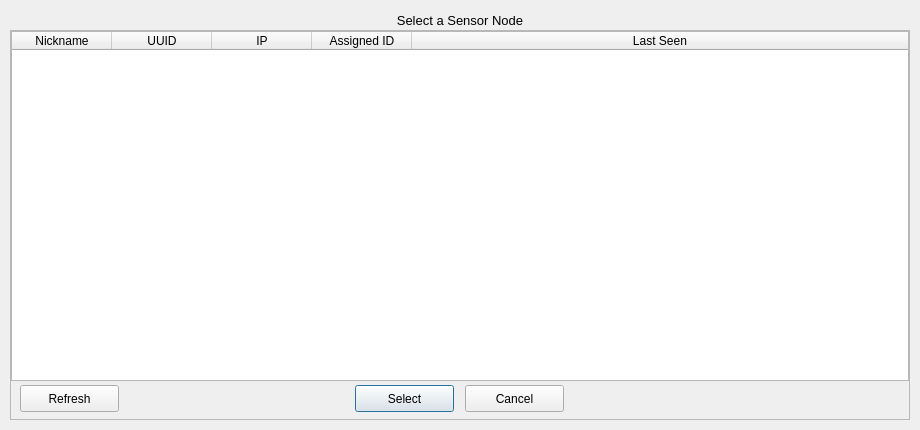
<?xml version="1.0" encoding="UTF-8"?>
<ui version="4.0">
 <class>NodeSelect</class>
 <widget class="QDialog" name="NodeSelect">
  <property name="windowModality">
   <enum>Qt::ApplicationModal</enum>
  </property>
  <property name="geometry">
   <rect>
    <x>0</x>
    <y>0</y>
    <width>920</width>
    <height>430</height>
   </rect>
  </property>
  <property name="windowTitle">
   <string>Sensor Node Selection</string>
  </property>
  <property name="windowIcon">
   <iconset>
    <normaloff>../../../../.designer/docs/Icons/logo_f.png</normaloff>../../../../.designer/docs/Icons/logo_f.png</iconset>
  </property>
  <widget class="QLabel" name="label1_146">
   <property name="geometry">
    <rect>
     <x>10</x>
     <y>10</y>
     <width>900</width>
     <height>20</height>
    </rect>
   </property>
   <property name="font">
    <font>
     <pointsize>10</pointsize>
     <underline>false</underline>
    </font>
   </property>
   <property name="text">
    <string>Select a Sensor Node</string>
   </property>
   <property name="alignment">
    <set>Qt::AlignCenter</set>
   </property>
  </widget>
  <widget class="QFrame" name="frame1_3">
   <property name="geometry">
    <rect>
     <x>10</x>
     <y>30</y>
     <width>900</width>
     <height>390</height>
    </rect>
   </property>
   <property name="frameShape">
    <enum>QFrame::StyledPanel</enum>
   </property>
   <property name="frameShadow">
    <enum>QFrame::Raised</enum>
   </property>
   <widget class="QPushButton" name="pushButton_node_select">
    <property name="geometry">
     <rect>
      <x>345</x>
      <y>355</y>
      <width>99</width>
      <height>27</height>
     </rect>
    </property>
    <property name="text">
     <string>Select</string>
    </property>
   </widget>
   <widget class="QPushButton" name="pushButton_cancel">
    <property name="geometry">
     <rect>
      <x>455</x>
      <y>355</y>
      <width>99</width>
      <height>27</height>
     </rect>
    </property>
    <property name="text">
     <string>Cancel</string>
    </property>
   </widget>
   <widget class="QPushButton" name="pushButton_node_refresh">
    <property name="geometry">
     <rect>
      <x>10</x>
      <y>355</y>
      <width>99</width>
      <height>27</height>
     </rect>
    </property>
    <property name="text">
     <string>Refresh</string>
    </property>
   </widget>
   <widget class="QTableWidget" name="tableWidget_node_list">
    <property name="enabled">
     <bool>true</bool>
    </property>
    <property name="geometry">
     <rect>
      <x>1</x>
      <y>1</y>
      <width>898</width>
      <height>350</height>
     </rect>
    </property>
    <property name="selectionMode">
     <enum>QAbstractItemView::SingleSelection</enum>
    </property>
    <property name="selectionBehavior">
     <enum>QAbstractItemView::SelectRows</enum>
    </property>
    <attribute name="horizontalHeaderStretchLastSection">
     <bool>true</bool>
    </attribute>
    <attribute name="verticalHeaderVisible">
     <bool>false</bool>
    </attribute>
    <column>
     <property name="text">
      <string>Nickname</string>
     </property>
    </column>
    <column>
     <property name="text">
      <string>UUID</string>
     </property>
    </column>
    <column>
     <property name="text">
      <string>IP</string>
     </property>
    </column>
    <column>
     <property name="text">
      <string>Assigned ID</string>
     </property>
    </column>
    <column>
     <property name="text">
      <string>Last Seen</string>
     </property>
    </column>
   </widget>
  </widget>
 </widget>
 <resources/>
 <connections/>
</ui>
